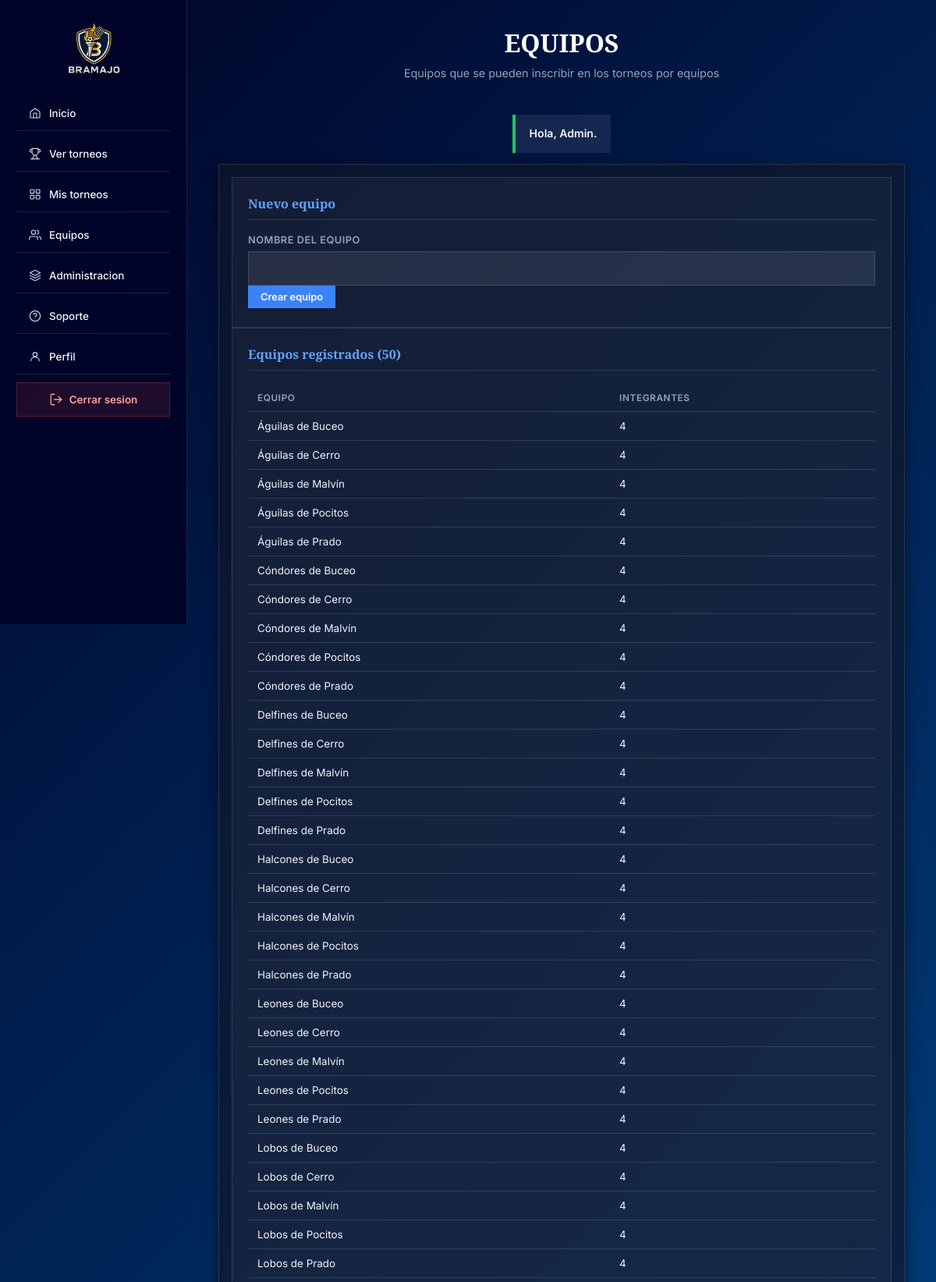
The page /equipos (signed in, upper part) on the database its author committed.
### tables this page shows
CREATE TABLE equipo (
    id_equipo  INT UNSIGNED AUTO_INCREMENT PRIMARY KEY,
    nombre     VARCHAR(80) NOT NULL UNIQUE,
    fecha_alta DATETIME NOT NULL DEFAULT CURRENT_TIMESTAMP
);

### app/nucleo/Controlador.php (called while the page is built, shortened)
<?php
abstract class Controlador
{
    protected function vista(string $nombre, array $datos = []): void
    {
        extract($datos);
        require __DIR__ . "/../vistas/$nombre.php";
    }
}

### app/controladores/EquipoControlador.php (called while the page is built, shortened)
<?php
class EquipoControlador extends Controlador
{
    public function index(array $errores = []): void
    {
        $this->vista('organizador/equipos', ['titulo' => 'Equipos', 'equipos' => Equipo::todos(), 'errores' => $errores]);
    }
}

### public/index.php (called while the page is built, shortened)
<?php
require __DIR__ . '/../app/nucleo/Validador.php';
$ruta = $_SERVER['REQUEST_METHOD'] . ' ' . rtrim(parse_url($_SERVER['REQUEST_URI'], PHP_URL_PATH), '/');
$ruta = $ruta === $_SERVER['REQUEST_METHOD'] . ' ' ? $_SERVER['REQUEST_METHOD'] . ' /' : $ruta;
try {
    [$clase, $metodo] = $rutas[$ruta] ?? [PublicoControlador::class, 'noExiste'];
    (new $clase())->$metodo();
} catch (PDOException $error) {
    error_log($error->getMessage());
    http_response_code(500);
    echo 'Ocurrió un error. Intentá de nuevo más tarde.';
}

### app/nucleo/Validador.php (called while the page is built, shortened)
<?php
class Validador
{
    public static function escapar(?string $texto): string
    {
        return htmlspecialchars($texto ?? '', ENT_QUOTES | ENT_SUBSTITUTE, 'UTF-8');
    }
}
function e(?string $texto): string
{
    return Validador::escapar($texto);
}

### app/nucleo/Conexion.php (called while the page is built, shortened)
<?php
class Conexion
{
    private static ?PDO $pdo = null;
    public static function obtener(): PDO
    {
        if (self::$pdo === null) {
            $dsn = getenv('DB_DSN') ?: 'mysql:host=' . (getenv('DB_HOST') ?: 'localhost') . ';dbname=bramajo;charset=utf8mb4';
            if (str_starts_with($dsn, 'sqlite:') && class_exists(\Pdo\Sqlite::class)) {
                self::$pdo = new \Pdo\Sqlite($dsn, getenv('DB_USUARIO') ?: null, getenv('DB_CLAVE') ?: null, [
                    PDO::ATTR_ERRMODE => PDO::ERRMODE_EXCEPTION,
                    PDO::ATTR_DEFAULT_FETCH_MODE => PDO::FETCH_ASSOC,
                    PDO::ATTR_EMULATE_PREPARES => false,
                ]);
            } else {
                self::$pdo = new PDO($dsn, getenv('DB_USUARIO') ?: 'bramajo_app', getenv('DB_CLAVE') ?: '', [
                    PDO::ATTR_ERRMODE => PDO::ERRMODE_EXCEPTION,
                    PDO::ATTR_DEFAULT_FETCH_MODE => PDO::FETCH_ASSOC,
                    PDO::ATTR_EMULATE_PREPARES => false,
                ]);
            }
        }
        return self::$pdo;
    }
    public static function consultar(string $sql, array $valores = []): PDOStatement
    {
        $stmt = self::obtener()->prepare($sql);
        $stmt->execute($valores);
        return $stmt;
    }
}

### app/modelos/Equipo.php (called while the page is built, shortened)
<?php
class Equipo
{
    public static function todos(): array
    {
        return Conexion::consultar(
            'SELECT e.*, (SELECT COUNT(*) FROM integrante_equipo i WHERE i.id_equipo = e.id_equipo) AS integrantes
             FROM equipo e ORDER BY e.nombre'
        )->fetchAll();
    }
}

### app/vistas/organizador/equipos.php (the view, shortened to what this page needs)
<?php $subtitulo = 'Equipos que se pueden inscribir en los torneos por equipos'; require __DIR__ . '/../base/gestion_arriba.php'; ?>
<div class="formulario">
	<form class="bloque" method="post" action="/equipos">
		<h2>Nuevo equipo</h2>
		<div class="campo">
			<label for="nombre">Nombre del equipo</label>
			<input type="text" id="nombre" name="nombre" maxlength="80" value="<?= e($_POST['nombre'] ?? '') ?>" required>
		</div>
		<p><button class="boton-chico">Crear equipo</button></p>
	</form>
	<section class="bloque">
		<h2>Equipos registrados (<?= count($equipos) ?>)</h2>
		<div class="tabla-scroll">
			<table class="tabla">
				<tr><th>Equipo</th><th>Integrantes</th></tr>
				<?php foreach ($equipos as $equipo): ?>
					<tr><td><a href="/equipo?id=<?= $equipo['id_equipo'] ?>"><?= e($equipo['nombre']) ?></a></td><td><?= $equipo['integrantes'] ?></td></tr>
				<?php endforeach; ?>
			</table>
		</div>
	</section>
</div>
<?php require __DIR__ . '/../base/gestion_abajo.php'; ?>

### public/css/crearTorneo.css (style rules this page uses)
p { color: var(--color-text-muted); font-size: 0.9rem; line-height: 1.6; }
.formulario { width: 100%; max-width: 880px; padding: 16px; background: rgba(15, 23, 42, 0.7); border: 1px solid var(--color-border); backdrop-filter: blur(10px); box-shadow: var(--shadow-md); }
.bloque { width: 100%; padding: 24px 20px; margin-bottom: 16px; background: var(--color-surface); border: 1px solid var(--color-border); }
.bloque:last-of-type { margin-bottom: 0; }
.bloque h2 { font-family: "Cinzel", serif; color: var(--color-accent); font-size: 1rem; font-weight: 700; margin-bottom: 18px; padding-bottom: 10px; border-bottom: 1px solid var(--color-border); }
.campo { width: 100%; position: relative; }
.campo label { display: block; color: var(--color-text-muted); font-size: 0.8rem; font-weight: 600; text-transform: uppercase; letter-spacing: .04em; margin-bottom: 7px; }
.campo input, .campo select, .campo textarea { width: 100%; border: 1px solid var(--color-border); background: var(--color-surface-2); color: var(--color-text); font-size: 0.9rem; outline: none; transition: border-color var(--transition), box-shadow var(--transition); }
.campo input, .campo select { height: 44px; padding: 0 14px; }

### public/css/comun.css (style rules this page uses)
:root { --color-bg-start: #000428; --color-bg-end: #004e92; --color-surface: rgba(255, 255, 255, 0.04); --color-surface-2: rgba(255, 255, 255, 0.08); --color-border: rgba(255, 255, 255, 0.12); --color-primary: #3b82f6; --color-primary-h: #2563eb; --color-accent: #60a5fa; --color-danger: #ef4444; --color-success: #22c55e; --color-warning: #facc15; --color-text: #f1f5f9; --color-text-muted: #94a3b8; --color-text-dark: #0f172a; --sidebar-w: 240px; --shadow-sm: 0 2px 8px rgba(0, 0, 0, .35); --shadow-md: 0 6px 20px rgba(0, 0, 0, .45); --shadow-lg: 0 12px 35px rgba(0, 0, 0, .55); --transition: 0.25s cubic-bezier(.4, 0, .2, 1); }
*, *::before, *::after { margin: 0; padding: 0; box-sizing: border-box; }
html { scroll-behavior: smooth; overflow-x: hidden; }
body { min-height: 100vh; font-family: "Inter", system-ui, sans-serif; color: var(--color-text); background: linear-gradient(135deg, var(--color-bg-start) 0%, var(--color-bg-end) 100%); background-attachment: fixed; overflow-x: hidden; }
h1, h2, h3, h4 { font-family: "Cinzel", serif; line-height: 1.2; }
p, label, span, a, button, input, select, textarea { font-family: "Inter", system-ui, sans-serif; }
a { color: inherit; }
.tabla { width: 100%; border-collapse: collapse; font-size: 0.84rem; }
.tabla th { padding: 10px 12px; text-align: left; font-size: 0.74rem; font-weight: 600; text-transform: uppercase; letter-spacing: .05em; color: var(--color-text-muted); border-bottom: 1px solid var(--color-border); }
.tabla td { padding: 10px 12px; border-bottom: 1px solid var(--color-border); }
.tabla a { color: var(--color-accent); text-decoration: none; }
.tabla-scroll { overflow-x: auto; }
.boton-chico { display: inline-flex; align-items: center; gap: 5px; padding: 7px 16px; border: none; background: var(--color-primary); color: #fff; font-size: 0.8rem; font-weight: 600; cursor: pointer; text-decoration: none; transition: background var(--transition), transform var(--transition); white-space: nowrap; }
.bloque .tabla, .bloque .tabla a { color: var(--color-text); }

### rows shown on the page
equipo: nombre "Águilas de Buceo", integrantes "4"
equipo: nombre "Águilas de Cerro", integrantes "4"
equipo: nombre "Águilas de Malvín", integrantes "4"
equipo: nombre "Águilas de Pocitos", integrantes "4"
equipo: nombre "Águilas de Prado", integrantes "4"
equipo: nombre "Cóndores de Buceo", integrantes "4"
equipo: nombre "Cóndores de Cerro", integrantes "4"
equipo: nombre "Cóndores de Malvín", integrantes "4"
equipo: nombre "Cóndores de Pocitos", integrantes "4"
equipo: nombre "Cóndores de Prado", integrantes "4"
equipo: nombre "Delfines de Buceo", integrantes "4"
equipo: nombre "Delfines de Cerro", integrantes "4"
equipo: nombre "Delfines de Malvín", integrantes "4"
equipo: nombre "Delfines de Pocitos", integrantes "4"
equipo: nombre "Delfines de Prado", integrantes "4"
equipo: nombre "Halcones de Buceo", integrantes "4"
equipo: nombre "Halcones de Cerro", integrantes "4"
equipo: nombre "Halcones de Malvín", integrantes "4"
equipo: nombre "Halcones de Pocitos", integrantes "4"
equipo: nombre "Halcones de Prado", integrantes "4"
equipo: nombre "Leones de Buceo", integrantes "4"
equipo: nombre "Leones de Cerro", integrantes "4"
equipo: nombre "Leones de Malvín", integrantes "4"
equipo: nombre "Leones de Pocitos", integrantes "4"
equipo: nombre "Leones de Prado", integrantes "4"
equipo: nombre "Lobos de Buceo", integrantes "4"
equipo: nombre "Lobos de Cerro", integrantes "4"
equipo: nombre "Lobos de Malvín", integrantes "4"
equipo: nombre "Lobos de Pocitos", integrantes "4"
equipo: nombre "Lobos de Prado", integrantes "4"

### other values the page prints
mb_strtoupper($titulo) "EQUIPOS"
$subtitulo "Equipos que se pueden inscribir en los torneos por equipos"
$mensaje['texto'] "Hola, Admin."
count($equipos) "50"
